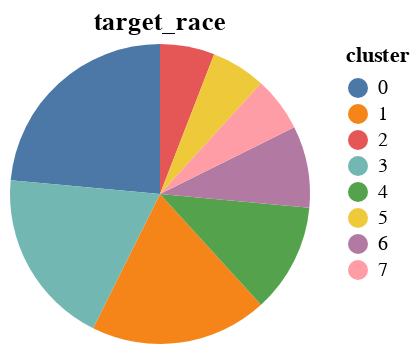

The code cell stored with this chart in its notebook:
### Code cell
alt.Chart(single).mark_arc().encode(
    theta=alt.Theta(field = 'theta', type = 'quantitative', stack = True),
    color=alt.Color(field = 'color', type = 'nominal', title='cluster'),
    order=alt.Order(field="theta")
).properties(
        title = f'target_race',
        width = 150,
        height = 150
)

### Figure 1 — Vega-Lite specification as saved in the notebook (floating-point values rounded to 4 significant figures)
{"config": {"view": {"continuousWidth": 300, "continuousHeight": 300}}, "data": {"name": "data-217e936e6a5847fa6b702764a6dd11c9"}, "mark": {"type": "arc"}, "encoding": {"color": {"field": "color", "title": "cluster", "type": "nominal"}, "order": {"field": "theta"}, "theta": {"field": "theta", "stack": true, "type": "quantitative"}}, "height": 150, "title": "target_race", "width": 150, "$schema": "https://vega.github.io/schema/vega-lite/v5.16.3.json", "datasets": {"data-217e936e6a5847fa6b702764a6dd11c9": [{"theta": 23.53, "color": 0}, {"theta": 19.12, "color": 1}, {"theta": 5.882, "color": 2}, {"theta": 19.12, "color": 3}, {"theta": 11.76, "color": 4}, {"theta": 5.882, "color": 5}, {"theta": 8.824, "color": 6}, {"theta": 5.882, "color": 7}]}}
